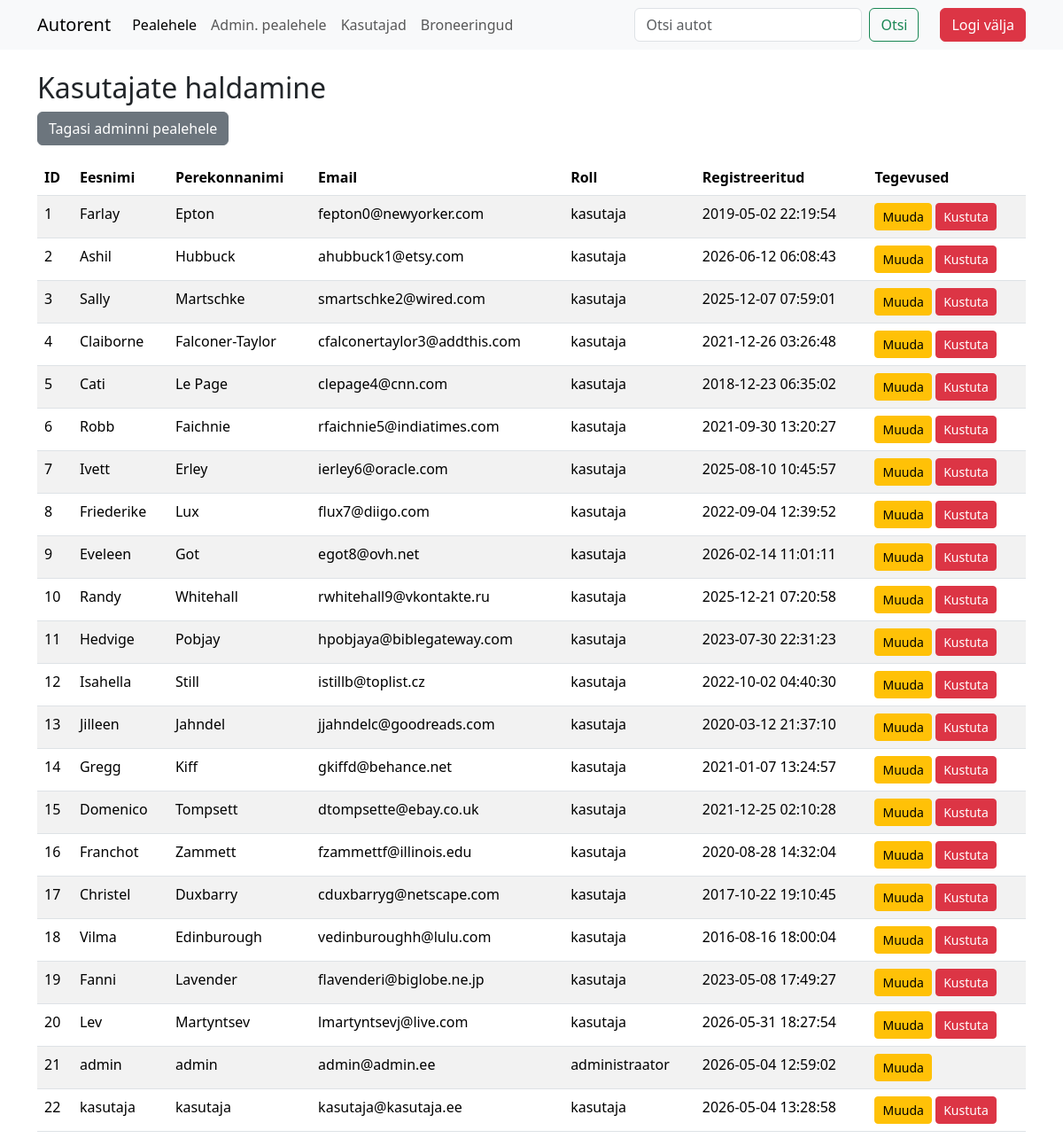
The app's page /admin/users.php (signed in), older data.
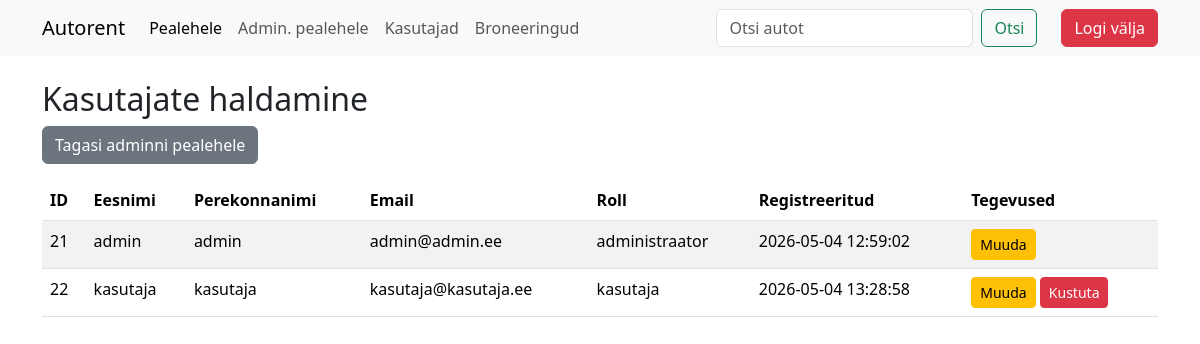
The same page, newer data.
### tables this page shows
CREATE TABLE `users` (
  `id` int(11) NOT NULL,
  `role` enum('administraator','kasutaja','lugeja') NOT NULL DEFAULT 'kasutaja',
  `first_name` varchar(50) NOT NULL,
  `last_name` varchar(50) NOT NULL,
  `email` varchar(100) NOT NULL,
  `phone` varchar(20) DEFAULT NULL,
  `password_hash` varchar(255) NOT NULL,
  `created_at` timestamp NULL DEFAULT current_timestamp()
);

### admin/users.php (the view, shortened to what this page needs)
<?php include('../config.php'); ?>
<?php include('../header.php'); ?>
<div class="container">
    <h2>Kasutajate haldamine</h2>
    <a href="index.php" class="btn btn-secondary mb-3">Tagasi adminni pealehele</a>
    <?php
    $users_paring = "SELECT * FROM users ORDER BY id ASC";
    $users_result = mysqli_query($yhendus, $users_paring);
    ?>
    <div class="table-responsive">
        <table class="table table-striped">
            <thead>
                <tr>
                    <th>ID</th>
                    <th>Eesnimi</th>
                    <th>Perekonnanimi</th>
                    <th>Email</th>
                    <th>Roll</th>
                    <th>Registreeritud</th>
                    <th>Tegevused</th>
                </tr>
            </thead>
            <tbody>
                <?php while ($user = mysqli_fetch_assoc($users_result)): ?>
                <tr>
                    <td><?php echo $user['id']; ?></td>
                    <td><?php echo htmlspecialchars($user['first_name']); ?></td>
                    <td><?php echo htmlspecialchars($user['last_name']); ?></td>
                    <td><?php echo htmlspecialchars($user['email']); ?></td>
                    <td><?php echo htmlspecialchars($user['role']); ?></td>
                    <td><?php echo $user['created_at']; ?></td>
                    <td>
                        <button class="btn btn-sm btn-warning" onclick="editUser(<?php echo $user['id']; ?>, '<?php echo htmlspecialchars($user['first_name']); ?>', '<?php echo htmlspecialchars($user['last_name']); ?>', '<?php echo htmlspecialchars($user['email']); ?>', '<?php echo htmlspecialchars($user['role']); ?>')">
                            Muuda
                        </button>
                        <?php if ($user['id'] !== $_SESSION['user_id']): ?>
                        <a href="?delete=<?php echo $user['id']; ?>" class="btn btn-sm btn-danger" onclick="return confirm('Kas oled kindel, et soovid kustutada kasutaja <?php echo htmlspecialchars($user['first_name'] . ' ' . $user['last_name']); ?>?')">
                            Kustuta
                        </a>
                        <?php endif; ?>
                    </td>
                </tr>
                <?php endwhile; ?>
            </tbody>
        </table>
    </div>
</div>
</body>
</html>

Row changes from the older to the newer data that the page shows:
removed users: id "1", first_name "Farlay", last_name "Epton", email "fepton0@newyorker.com", role "kasutaja", created_at "2019-05-02 22:19:54"
removed users: id "2", first_name "Ashil", last_name "Hubbuck", email "ahubbuck1@etsy.com", role "kasutaja", created_at "2026-06-12 06:08:43"
removed users: id "3", first_name "Sally", last_name "Martschke", email "smartschke2@wired.com", role "kasutaja", created_at "2025-12-07 07:59:01"
removed users: id "4", first_name "Claiborne", last_name "Falconer-Taylor", email "cfalconertaylor3@addthis.com", role "kasutaja", created_at "2021-12-26 03:26:48"
removed users: id "5", first_name "Cati", last_name "Le Page", email "clepage4@cnn.com", role "kasutaja", created_at "2018-12-23 06:35:02"
removed users: id "6", first_name "Robb", last_name "Faichnie", email "rfaichnie5@indiatimes.com", role "kasutaja", created_at "2021-09-30 13:20:27"
removed users: id "7", first_name "Ivett", last_name "Erley", email "ierley6@oracle.com", role "kasutaja", created_at "2025-08-10 10:45:57"
removed users: id "8", first_name "Friederike", last_name "Lux", email "flux7@diigo.com", role "kasutaja", created_at "2022-09-04 12:39:52"
removed users: id "9", first_name "Eveleen", last_name "Got", email "egot8@ovh.net", role "kasutaja", created_at "2026-02-14 11:01:11"
removed users: id "10", first_name "Randy", last_name "Whitehall", email "rwhitehall9@vkontakte.ru", role "kasutaja", created_at "2025-12-21 07:20:58"
removed users: id "11", first_name "Hedvige", last_name "Pobjay", email "hpobjaya@biblegateway.com", role "kasutaja", created_at "2023-07-30 22:31:23"
removed users: id "12", first_name "Isahella", last_name "Still", email "istillb@toplist.cz", role "kasutaja", created_at "2022-10-02 04:40:30"
removed users: id "13", first_name "Jilleen", last_name "Jahndel", email "jjahndelc@goodreads.com", role "kasutaja", created_at "2020-03-12 21:37:10"
removed users: id "14", first_name "Gregg", last_name "Kiff", email "gkiffd@behance.net", role "kasutaja", created_at "2021-01-07 13:24:57"
removed users: id "15", first_name "Domenico", last_name "Tompsett", email "dtompsette@ebay.co.uk", role "kasutaja", created_at "2021-12-25 02:10:28"
removed users: id "16", first_name "Franchot", last_name "Zammett", email "fzammettf@illinois.edu", role "kasutaja", created_at "2020-08-28 14:32:04"
removed users: id "17", first_name "Christel", last_name "Duxbarry", email "cduxbarryg@netscape.com", role "kasutaja", created_at "2017-10-22 19:10:45"
removed users: id "18", first_name "Vilma", last_name "Edinburough", email "vedinburoughh@lulu.com", role "kasutaja", created_at "2016-08-16 18:00:04"
removed users: id "19", first_name "Fanni", last_name "Lavender", email "flavenderi@biglobe.ne.jp", role "kasutaja", created_at "2023-05-08 17:49:27"
removed users: id "20", first_name "Lev", last_name "Martyntsev", email "lmartyntsevj@live.com", role "kasutaja", created_at "2026-05-31 18:27:54"
